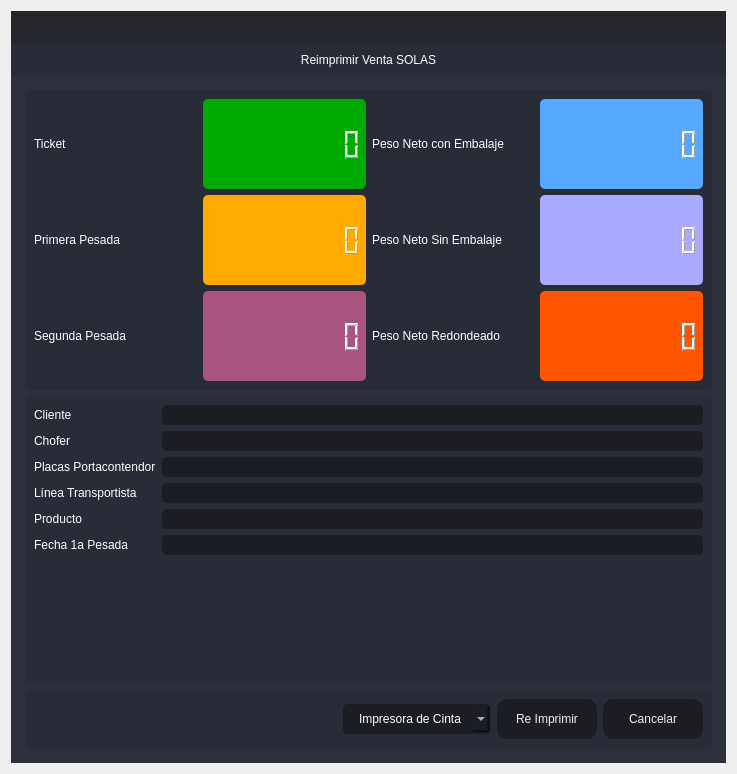
<?xml version="1.0" encoding="UTF-8"?>
<ui version="4.0">
 <class>Destare</class>
 <widget class="QDialog" name="Destare">
  <property name="windowModality">
   <enum>Qt::ApplicationModal</enum>
  </property>
  <property name="geometry">
   <rect>
    <x>0</x>
    <y>0</y>
    <width>737</width>
    <height>774</height>
   </rect>
  </property>
  <property name="minimumSize">
   <size>
    <width>737</width>
    <height>774</height>
   </size>
  </property>
  <property name="maximumSize">
   <size>
    <width>737</width>
    <height>774</height>
   </size>
  </property>
  <property name="windowTitle">
   <string> Reimpresión de Venta SOLAS</string>
  </property>
  <property name="windowIcon">
   <iconset resource="files.qrc">
    <normaloff>:/16x16/icons/16x16/logo.png</normaloff>:/16x16/icons/16x16/logo.png</iconset>
  </property>
  <layout class="QVBoxLayout" name="verticalLayout_6">
   <item>
    <widget class="QFrame" name="frame_main">
     <property name="styleSheet">
      <string notr="true">/* LINE EDIT */
QLineEdit {
	background-color: rgb(27, 29, 35);
	border-radius: 5px;
	border: 2px solid rgb(27, 29, 35);
	padding-left: 10px;
}
QLineEdit:hover {
	border: 2px solid rgb(64, 71, 88);
}
QLineEdit:focus {
	border: 2px solid rgb(91, 101, 124);
}

/* SCROLL BARS */
QScrollBar:horizontal {
    border: none;
    background: rgb(52, 59, 72);
    height: 14px;
    margin: 0px 21px 0 21px;
	border-radius: 0px;
}
QScrollBar::handle:horizontal {
    background: rgb(85, 170, 255);
    min-width: 25px;
	border-radius: 7px
}
QScrollBar::add-line:horizontal {
    border: none;
    background: rgb(55, 63, 77);
    width: 20px;
	border-top-right-radius: 7px;
    border-bottom-right-radius: 7px;
    subcontrol-position: right;
    subcontrol-origin: margin;
}
QScrollBar::sub-line:horizontal {
    border: none;
    background: rgb(55, 63, 77);
    width: 20px;
	border-top-left-radius: 7px;
    border-bottom-left-radius: 7px;
    subcontrol-position: left;
    subcontrol-origin: margin;
}
QScrollBar::up-arrow:horizontal, QScrollBar::down-arrow:horizontal
{
     background: none;
}
QScrollBar::add-page:horizontal, QScrollBar::sub-page:horizontal
{
     background: none;
}
 QScrollBar:vertical {
	border: none;
    background: rgb(52, 59, 72);
    width: 14px;
    margin: 21px 0 21px 0;
	border-radius: 0px;
 }
 QScrollBar::handle:vertical {	
	background: rgb(85, 170, 255);
    min-height: 25px;
	border-radius: 7px
 }
 QScrollBar::add-line:vertical {
     border: none;
    background: rgb(55, 63, 77);
     height: 20px;
	border-bottom-left-radius: 7px;
    border-bottom-right-radius: 7px;
     subcontrol-position: bottom;
     subcontrol-origin: margin;
 }
 QScrollBar::sub-line:vertical {
	border: none;
    background: rgb(55, 63, 77);
     height: 20px;
	border-top-left-radius: 7px;
    border-top-right-radius: 7px;
     subcontrol-position: top;
     subcontrol-origin: margin;
 }
 QScrollBar::up-arrow:vertical, QScrollBar::down-arrow:vertical {
     background: none;
 }

 QScrollBar::add-page:vertical, QScrollBar::sub-page:vertical {
     background: none;
 }

/* CHECKBOX */
QCheckBox::indicator {
    border: 3px solid rgb(52, 59, 72);
	width: 15px;
	height: 15px;
	border-radius: 10px;
    background: rgb(44, 49, 60);
}
QCheckBox::indicator:hover {
    border: 3px solid rgb(58, 66, 81);
}
QCheckBox::indicator:checked {
    background: 3px solid rgb(52, 59, 72);
	border: 3px solid rgb(52, 59, 72);	
	background-image: url(:/16x16/icons/16x16/cil-check-alt.png);
}

/* RADIO BUTTON */
QRadioButton::indicator {
    border: 3px solid rgb(52, 59, 72);
	width: 15px;
	height: 15px;
	border-radius: 10px;
    background: rgb(44, 49, 60);
}
QRadioButton::indicator:hover {
    border: 3px solid rgb(58, 66, 81);
}
QRadioButton::indicator:checked {
    background: 3px solid rgb(94, 106, 130);
	border: 3px solid rgb(52, 59, 72);	
}

/* COMBOBOX */
QComboBox{
	background-color: rgb(27, 29, 35);
	border-radius: 5px;
	border: 2px solid rgb(27, 29, 35);
	padding: 5px;
	padding-left: 10px;
}
QComboBox:hover{
	border: 2px solid rgb(64, 71, 88);
}
QComboBox::drop-down {
	subcontrol-origin: padding;
	subcontrol-position: top right;
	width: 25px; 
	border-left-width: 3px;
	border-left-color: rgba(39, 44, 54, 150);
	border-left-style: solid;
	border-top-right-radius: 3px;
	border-bottom-right-radius: 3px;	
	background-image: url(:/16x16/icons/16x16/cil-arrow-bottom.png);
	background-position: center;
	background-repeat: no-reperat;
 }
QComboBox QAbstractItemView {
	color: rgb(85, 170, 255);	
	background-color: rgb(27, 29, 35);
	padding: 10px;
	selection-background-color: rgb(39, 44, 54);
}

/* SLIDERS */
QSlider::groove:horizontal {
    border-radius: 9px;
    height: 18px;
	margin: 0px;
	background-color: rgb(52, 59, 72);
}
QSlider::groove:horizontal:hover {
	background-color: rgb(55, 62, 76);
}
QSlider::handle:horizontal {
    background-color: rgb(85, 170, 255);
    border: none;
    height: 18px;
    width: 18px;
    margin: 0px;
	border-radius: 9px;
}
QSlider::handle:horizontal:hover {
    background-color: rgb(105, 180, 255);
}
QSlider::handle:horizontal:pressed {
    background-color: rgb(65, 130, 195);
}

QSlider::groove:vertical {
    border-radius: 9px;
    width: 18px;
    margin: 0px;
	background-color: rgb(52, 59, 72);
}
QSlider::groove:vertical:hover {
	background-color: rgb(55, 62, 76);
}
QSlider::handle:vertical {
    background-color: rgb(85, 170, 255);
	border: none;
    height: 18px;
    width: 18px;
    margin: 0px;
	border-radius: 9px;
}
QSlider::handle:vertical:hover {
    background-color: rgb(105, 180, 255);
}
QSlider::handle:vertical:pressed {
    background-color: rgb(65, 130, 195);
}

</string>
     </property>
     <property name="frameShape">
      <enum>QFrame::NoFrame</enum>
     </property>
     <property name="frameShadow">
      <enum>QFrame::Raised</enum>
     </property>
     <layout class="QVBoxLayout" name="verticalLayout">
      <property name="spacing">
       <number>0</number>
      </property>
      <property name="leftMargin">
       <number>0</number>
      </property>
      <property name="topMargin">
       <number>0</number>
      </property>
      <property name="rightMargin">
       <number>0</number>
      </property>
      <property name="bottomMargin">
       <number>0</number>
      </property>
      <item>
       <widget class="QFrame" name="frame_top">
        <property name="minimumSize">
         <size>
          <width>0</width>
          <height>65</height>
         </size>
        </property>
        <property name="maximumSize">
         <size>
          <width>16777215</width>
          <height>65</height>
         </size>
        </property>
        <property name="styleSheet">
         <string notr="true">background-color: transparent;</string>
        </property>
        <property name="frameShape">
         <enum>QFrame::NoFrame</enum>
        </property>
        <property name="frameShadow">
         <enum>QFrame::Raised</enum>
        </property>
        <layout class="QHBoxLayout" name="horizontalLayout_3">
         <property name="spacing">
          <number>0</number>
         </property>
         <property name="leftMargin">
          <number>0</number>
         </property>
         <property name="topMargin">
          <number>0</number>
         </property>
         <property name="rightMargin">
          <number>0</number>
         </property>
         <property name="bottomMargin">
          <number>0</number>
         </property>
         <item>
          <widget class="QFrame" name="frame_toggle">
           <property name="maximumSize">
            <size>
             <width>70</width>
             <height>16777215</height>
            </size>
           </property>
           <property name="styleSheet">
            <string notr="true">background-color: rgb(27, 29, 35);</string>
           </property>
           <property name="frameShape">
            <enum>QFrame::NoFrame</enum>
           </property>
           <property name="frameShadow">
            <enum>QFrame::Raised</enum>
           </property>
           <layout class="QVBoxLayout" name="verticalLayout_3">
            <property name="spacing">
             <number>0</number>
            </property>
            <property name="leftMargin">
             <number>0</number>
            </property>
            <property name="topMargin">
             <number>0</number>
            </property>
            <property name="rightMargin">
             <number>0</number>
            </property>
            <property name="bottomMargin">
             <number>0</number>
            </property>
           </layout>
          </widget>
         </item>
         <item>
          <widget class="QFrame" name="frame_top_right">
           <property name="styleSheet">
            <string notr="true">background: transparent;</string>
           </property>
           <property name="frameShape">
            <enum>QFrame::NoFrame</enum>
           </property>
           <property name="frameShadow">
            <enum>QFrame::Raised</enum>
           </property>
           <layout class="QVBoxLayout" name="verticalLayout_2">
            <property name="spacing">
             <number>0</number>
            </property>
            <property name="leftMargin">
             <number>0</number>
            </property>
            <property name="topMargin">
             <number>0</number>
            </property>
            <property name="rightMargin">
             <number>0</number>
            </property>
            <property name="bottomMargin">
             <number>0</number>
            </property>
            <item>
             <widget class="QFrame" name="frame_top_btns">
              <property name="maximumSize">
               <size>
                <width>16777215</width>
                <height>42</height>
               </size>
              </property>
              <property name="styleSheet">
               <string notr="true">background-color: rgba(27, 29, 35, 200)</string>
              </property>
              <property name="frameShape">
               <enum>QFrame::NoFrame</enum>
              </property>
              <property name="frameShadow">
               <enum>QFrame::Raised</enum>
              </property>
              <layout class="QHBoxLayout" name="horizontalLayout_4">
               <property name="spacing">
                <number>0</number>
               </property>
               <property name="leftMargin">
                <number>0</number>
               </property>
               <property name="topMargin">
                <number>0</number>
               </property>
               <property name="rightMargin">
                <number>0</number>
               </property>
               <property name="bottomMargin">
                <number>0</number>
               </property>
               <item>
                <widget class="QFrame" name="frame_label_top_btns">
                 <property name="sizePolicy">
                  <sizepolicy hsizetype="Expanding" vsizetype="Preferred">
                   <horstretch>0</horstretch>
                   <verstretch>0</verstretch>
                  </sizepolicy>
                 </property>
                 <property name="frameShape">
                  <enum>QFrame::NoFrame</enum>
                 </property>
                 <property name="frameShadow">
                  <enum>QFrame::Raised</enum>
                 </property>
                 <layout class="QHBoxLayout" name="horizontalLayout_10">
                  <property name="spacing">
                   <number>0</number>
                  </property>
                  <property name="leftMargin">
                   <number>5</number>
                  </property>
                  <property name="topMargin">
                   <number>0</number>
                  </property>
                  <property name="rightMargin">
                   <number>10</number>
                  </property>
                  <property name="bottomMargin">
                   <number>0</number>
                  </property>
                 </layout>
                </widget>
               </item>
               <item alignment="Qt::AlignRight">
                <widget class="QFrame" name="frame_btns_right">
                 <property name="sizePolicy">
                  <sizepolicy hsizetype="Expanding" vsizetype="Preferred">
                   <horstretch>0</horstretch>
                   <verstretch>0</verstretch>
                  </sizepolicy>
                 </property>
                 <property name="maximumSize">
                  <size>
                   <width>120</width>
                   <height>16777215</height>
                  </size>
                 </property>
                 <property name="frameShape">
                  <enum>QFrame::NoFrame</enum>
                 </property>
                 <property name="frameShadow">
                  <enum>QFrame::Raised</enum>
                 </property>
                 <layout class="QHBoxLayout" name="horizontalLayout_5">
                  <property name="spacing">
                   <number>0</number>
                  </property>
                  <property name="leftMargin">
                   <number>0</number>
                  </property>
                  <property name="topMargin">
                   <number>0</number>
                  </property>
                  <property name="rightMargin">
                   <number>0</number>
                  </property>
                  <property name="bottomMargin">
                   <number>0</number>
                  </property>
                 </layout>
                </widget>
               </item>
              </layout>
             </widget>
            </item>
            <item>
             <widget class="QFrame" name="frame_top_info">
              <property name="maximumSize">
               <size>
                <width>16777215</width>
                <height>65</height>
               </size>
              </property>
              <property name="styleSheet">
               <string notr="true">background-color: rgb(39, 44, 54);</string>
              </property>
              <property name="frameShape">
               <enum>QFrame::NoFrame</enum>
              </property>
              <property name="frameShadow">
               <enum>QFrame::Raised</enum>
              </property>
              <layout class="QHBoxLayout" name="horizontalLayout_8">
               <property name="spacing">
                <number>0</number>
               </property>
               <property name="leftMargin">
                <number>10</number>
               </property>
               <property name="topMargin">
                <number>0</number>
               </property>
               <property name="rightMargin">
                <number>10</number>
               </property>
               <property name="bottomMargin">
                <number>0</number>
               </property>
               <item>
                <widget class="QLabel" name="label">
                 <property name="styleSheet">
                  <string notr="true">font: 75 16pt &quot;MS Shell Dlg 2&quot;;
color: rgb(255, 255, 255);</string>
                 </property>
                 <property name="text">
                  <string>Reimprimir Venta SOLAS</string>
                 </property>
                 <property name="alignment">
                  <set>Qt::AlignCenter</set>
                 </property>
                </widget>
               </item>
              </layout>
             </widget>
            </item>
           </layout>
          </widget>
         </item>
        </layout>
       </widget>
      </item>
      <item>
       <widget class="QFrame" name="frame_center">
        <property name="sizePolicy">
         <sizepolicy hsizetype="Expanding" vsizetype="Expanding">
          <horstretch>0</horstretch>
          <verstretch>0</verstretch>
         </sizepolicy>
        </property>
        <property name="styleSheet">
         <string notr="true">background-color: rgb(40, 44, 52);</string>
        </property>
        <property name="frameShape">
         <enum>QFrame::NoFrame</enum>
        </property>
        <property name="frameShadow">
         <enum>QFrame::Raised</enum>
        </property>
        <layout class="QHBoxLayout" name="horizontalLayout_2">
         <property name="spacing">
          <number>0</number>
         </property>
         <property name="leftMargin">
          <number>0</number>
         </property>
         <property name="topMargin">
          <number>0</number>
         </property>
         <property name="rightMargin">
          <number>0</number>
         </property>
         <property name="bottomMargin">
          <number>0</number>
         </property>
         <item>
          <widget class="QFrame" name="frame_content_right">
           <property name="styleSheet">
            <string notr="true">background-color: rgb(44, 49, 60);</string>
           </property>
           <property name="frameShape">
            <enum>QFrame::NoFrame</enum>
           </property>
           <property name="frameShadow">
            <enum>QFrame::Raised</enum>
           </property>
           <layout class="QVBoxLayout" name="verticalLayout_4">
            <property name="spacing">
             <number>0</number>
            </property>
            <property name="leftMargin">
             <number>0</number>
            </property>
            <property name="topMargin">
             <number>0</number>
            </property>
            <property name="rightMargin">
             <number>0</number>
            </property>
            <property name="bottomMargin">
             <number>0</number>
            </property>
            <item>
             <widget class="QFrame" name="frame_content">
              <property name="frameShape">
               <enum>QFrame::NoFrame</enum>
              </property>
              <property name="frameShadow">
               <enum>QFrame::Raised</enum>
              </property>
              <layout class="QVBoxLayout" name="verticalLayout_9">
               <property name="spacing">
                <number>0</number>
               </property>
               <property name="leftMargin">
                <number>5</number>
               </property>
               <property name="topMargin">
                <number>5</number>
               </property>
               <property name="rightMargin">
                <number>5</number>
               </property>
               <property name="bottomMargin">
                <number>5</number>
               </property>
               <item>
                <widget class="QStackedWidget" name="stackedWidget">
                 <property name="styleSheet">
                  <string notr="true">background: transparent;</string>
                 </property>
                 <property name="currentIndex">
                  <number>0</number>
                 </property>
                 <widget class="QWidget" name="page_home">
                  <layout class="QVBoxLayout" name="verticalLayout_10">
                   <item>
                    <widget class="QFrame" name="frame">
                     <property name="minimumSize">
                      <size>
                       <width>0</width>
                       <height>300</height>
                      </size>
                     </property>
                     <property name="maximumSize">
                      <size>
                       <width>16777215</width>
                       <height>300</height>
                      </size>
                     </property>
                     <property name="styleSheet">
                      <string notr="true">background-color: rgb(39, 44, 54);
border-radius: 5px;</string>
                     </property>
                     <property name="frameShape">
                      <enum>QFrame::StyledPanel</enum>
                     </property>
                     <property name="frameShadow">
                      <enum>QFrame::Raised</enum>
                     </property>
                     <layout class="QHBoxLayout" name="horizontalLayout_6">
                      <item>
                       <layout class="QGridLayout" name="gridLayout_2">
                        <item row="1" column="2">
                         <widget class="QLabel" name="label_5">
                          <property name="styleSheet">
                           <string notr="true">color: rgb(255, 255, 255);
font: 75 12pt &quot;MS Shell Dlg 2&quot;;</string>
                          </property>
                          <property name="text">
                           <string>Peso Neto Sin Embalaje</string>
                          </property>
                         </widget>
                        </item>
                        <item row="1" column="1">
                         <widget class="QLCDNumber" name="lcdNumber_3">
                          <property name="styleSheet">
                           <string notr="true">color: rgb(255, 255, 255);
background-color: rgb(255, 170, 0);</string>
                          </property>
                          <property name="digitCount">
                           <number>10</number>
                          </property>
                         </widget>
                        </item>
                        <item row="1" column="3">
                         <widget class="QLCDNumber" name="lcdNumber_4">
                          <property name="styleSheet">
                           <string notr="true">color: rgb(255, 255, 255);
background-color: rgb(170, 170, 255);</string>
                          </property>
                          <property name="digitCount">
                           <number>10</number>
                          </property>
                         </widget>
                        </item>
                        <item row="0" column="3">
                         <widget class="QLCDNumber" name="lcdNumber_1">
                          <property name="styleSheet">
                           <string notr="true">color: rgb(255, 255, 255);
background-color: rgb(85, 170, 255);</string>
                          </property>
                          <property name="digitCount">
                           <number>10</number>
                          </property>
                         </widget>
                        </item>
                        <item row="2" column="3">
                         <widget class="QLCDNumber" name="lcdNumber_6">
                          <property name="styleSheet">
                           <string notr="true">color: rgb(255, 255, 255);
background-color: rgb(255, 85, 0);</string>
                          </property>
                          <property name="digitCount">
                           <number>10</number>
                          </property>
                         </widget>
                        </item>
                        <item row="0" column="0">
                         <widget class="QLabel" name="label_2">
                          <property name="styleSheet">
                           <string notr="true">color: rgb(255, 255, 255);
font: 75 12pt &quot;MS Shell Dlg 2&quot;;</string>
                          </property>
                          <property name="text">
                           <string>Ticket</string>
                          </property>
                         </widget>
                        </item>
                        <item row="1" column="0">
                         <widget class="QLabel" name="label_4">
                          <property name="styleSheet">
                           <string notr="true">color: rgb(255, 255, 255);
font: 75 12pt &quot;MS Shell Dlg 2&quot;;</string>
                          </property>
                          <property name="text">
                           <string>Primera Pesada</string>
                          </property>
                         </widget>
                        </item>
                        <item row="0" column="1">
                         <widget class="QLCDNumber" name="lcdNumber_9">
                          <property name="styleSheet">
                           <string notr="true">color: rgb(255, 255, 255);
background-color: rgb(0, 170, 0);</string>
                          </property>
                          <property name="digitCount">
                           <number>10</number>
                          </property>
                         </widget>
                        </item>
                        <item row="2" column="0">
                         <widget class="QLabel" name="label_6">
                          <property name="styleSheet">
                           <string notr="true">color: rgb(255, 255, 255);
font: 75 12pt &quot;MS Shell Dlg 2&quot;;</string>
                          </property>
                          <property name="text">
                           <string>Segunda Pesada</string>
                          </property>
                         </widget>
                        </item>
                        <item row="0" column="2">
                         <widget class="QLabel" name="label_3">
                          <property name="styleSheet">
                           <string notr="true">color: rgb(255, 255, 255);
font: 75 12pt &quot;MS Shell Dlg 2&quot;;</string>
                          </property>
                          <property name="text">
                           <string>Peso Neto con Embalaje</string>
                          </property>
                         </widget>
                        </item>
                        <item row="2" column="2">
                         <widget class="QLabel" name="label_7">
                          <property name="styleSheet">
                           <string notr="true">color: rgb(255, 255, 255);
font: 75 12pt &quot;MS Shell Dlg 2&quot;;</string>
                          </property>
                          <property name="text">
                           <string>Peso Neto Redondeado</string>
                          </property>
                         </widget>
                        </item>
                        <item row="2" column="1">
                         <widget class="QLCDNumber" name="lcdNumber_7">
                          <property name="styleSheet">
                           <string notr="true">color: rgb(255, 255, 255);
background-color: rgb(170, 85, 127);</string>
                          </property>
                          <property name="digitCount">
                           <number>10</number>
                          </property>
                         </widget>
                        </item>
                       </layout>
                      </item>
                     </layout>
                    </widget>
                   </item>
                   <item>
                    <widget class="QFrame" name="frame_3">
                     <property name="minimumSize">
                      <size>
                       <width>0</width>
                       <height>160</height>
                      </size>
                     </property>
                     <property name="maximumSize">
                      <size>
                       <width>16777215</width>
                       <height>500</height>
                      </size>
                     </property>
                     <property name="styleSheet">
                      <string notr="true">background-color: rgb(39, 44, 54);
border-radius: 5px;</string>
                     </property>
                     <property name="frameShape">
                      <enum>QFrame::StyledPanel</enum>
                     </property>
                     <property name="frameShadow">
                      <enum>QFrame::Raised</enum>
                     </property>
                     <layout class="QVBoxLayout" name="verticalLayout_5">
                      <item>
                       <layout class="QFormLayout" name="formLayout">
                        <item row="0" column="0">
                         <widget class="QLabel" name="label_8">
                          <property name="styleSheet">
                           <string notr="true">color: rgb(255, 255, 255);
font: 75 12pt &quot;MS Shell Dlg 2&quot;;</string>
                          </property>
                          <property name="text">
                           <string>Cliente</string>
                          </property>
                         </widget>
                        </item>
                        <item row="0" column="1">
                         <widget class="QLineEdit" name="Cliente">
                          <property name="styleSheet">
                           <string notr="true">QLineEdit {
	background-color: rgb(27, 29, 35);
	border-radius: 5px;
	border: 2px solid rgb(27, 29, 35);
	padding-left: 10px;
	font: 75 12pt &quot;MS Shell Dlg 2&quot;;
	color: rgb(255, 255, 255);
}
QLineEdit:hover {
	border: 2px solid rgb(64, 71, 88);
}
QLineEdit:focus {
	border: 2px solid rgb(91, 101, 124);
}</string>
                          </property>
                          <property name="readOnly">
                           <bool>true</bool>
                          </property>
                         </widget>
                        </item>
                        <item row="1" column="0">
                         <widget class="QLabel" name="label_9">
                          <property name="styleSheet">
                           <string notr="true">color: rgb(255, 255, 255);
font: 75 12pt &quot;MS Shell Dlg 2&quot;;</string>
                          </property>
                          <property name="text">
                           <string>Chofer</string>
                          </property>
                         </widget>
                        </item>
                        <item row="1" column="1">
                         <widget class="QLineEdit" name="Operador">
                          <property name="styleSheet">
                           <string notr="true">QLineEdit {
	background-color: rgb(27, 29, 35);
	border-radius: 5px;
	border: 2px solid rgb(27, 29, 35);
	padding-left: 10px;
	font: 75 12pt &quot;MS Shell Dlg 2&quot;;
	color: rgb(255, 255, 255);
}
QLineEdit:hover {
	border: 2px solid rgb(64, 71, 88);
}
QLineEdit:focus {
	border: 2px solid rgb(91, 101, 124);
}</string>
                          </property>
                          <property name="readOnly">
                           <bool>true</bool>
                          </property>
                         </widget>
                        </item>
                        <item row="2" column="0">
                         <widget class="QLabel" name="label_10">
                          <property name="styleSheet">
                           <string notr="true">color: rgb(255, 255, 255);
font: 75 12pt &quot;MS Shell Dlg 2&quot;;</string>
                          </property>
                          <property name="text">
                           <string>Placas Portacontendor</string>
                          </property>
                         </widget>
                        </item>
                        <item row="2" column="1">
                         <widget class="QLineEdit" name="Placas">
                          <property name="styleSheet">
                           <string notr="true">QLineEdit {
	background-color: rgb(27, 29, 35);
	border-radius: 5px;
	border: 2px solid rgb(27, 29, 35);
	padding-left: 10px;
	font: 75 12pt &quot;MS Shell Dlg 2&quot;;
	color: rgb(255, 255, 255);
}
QLineEdit:hover {
	border: 2px solid rgb(64, 71, 88);
}
QLineEdit:focus {
	border: 2px solid rgb(91, 101, 124);
}</string>
                          </property>
                          <property name="readOnly">
                           <bool>true</bool>
                          </property>
                         </widget>
                        </item>
                        <item row="3" column="0">
                         <widget class="QLabel" name="label_14">
                          <property name="styleSheet">
                           <string notr="true">color: rgb(255, 255, 255);
font: 75 12pt &quot;MS Shell Dlg 2&quot;;</string>
                          </property>
                          <property name="text">
                           <string>Línea Transportista</string>
                          </property>
                         </widget>
                        </item>
                        <item row="3" column="1">
                         <widget class="QLineEdit" name="Linea">
                          <property name="styleSheet">
                           <string notr="true">QLineEdit {
	background-color: rgb(27, 29, 35);
	border-radius: 5px;
	border: 2px solid rgb(27, 29, 35);
	padding-left: 10px;
	font: 75 12pt &quot;MS Shell Dlg 2&quot;;
	color: rgb(255, 255, 255);
}
QLineEdit:hover {
	border: 2px solid rgb(64, 71, 88);
}
QLineEdit:focus {
	border: 2px solid rgb(91, 101, 124);
}</string>
                          </property>
                          <property name="readOnly">
                           <bool>true</bool>
                          </property>
                         </widget>
                        </item>
                        <item row="4" column="0">
                         <widget class="QLabel" name="label_11">
                          <property name="styleSheet">
                           <string notr="true">color: rgb(255, 255, 255);
font: 75 12pt &quot;MS Shell Dlg 2&quot;;</string>
                          </property>
                          <property name="text">
                           <string>Producto</string>
                          </property>
                         </widget>
                        </item>
                        <item row="4" column="1">
                         <widget class="QLineEdit" name="Producto">
                          <property name="styleSheet">
                           <string notr="true">QLineEdit {
	background-color: rgb(27, 29, 35);
	border-radius: 5px;
	border: 2px solid rgb(27, 29, 35);
	padding-left: 10px;
	font: 75 12pt &quot;MS Shell Dlg 2&quot;;
	color: rgb(255, 255, 255);
}
QLineEdit:hover {
	border: 2px solid rgb(64, 71, 88);
}
QLineEdit:focus {
	border: 2px solid rgb(91, 101, 124);
}</string>
                          </property>
                          <property name="readOnly">
                           <bool>true</bool>
                          </property>
                         </widget>
                        </item>
                        <item row="5" column="0">
                         <widget class="QLabel" name="label_12">
                          <property name="styleSheet">
                           <string notr="true">color: rgb(255, 255, 255);
font: 75 12pt &quot;MS Shell Dlg 2&quot;;</string>
                          </property>
                          <property name="text">
                           <string>Fecha 1a Pesada</string>
                          </property>
                         </widget>
                        </item>
                        <item row="5" column="1">
                         <widget class="QLineEdit" name="EFecha">
                          <property name="styleSheet">
                           <string notr="true">QLineEdit {
	background-color: rgb(27, 29, 35);
	border-radius: 5px;
	border: 2px solid rgb(27, 29, 35);
	padding-left: 10px;
	font: 75 12pt &quot;MS Shell Dlg 2&quot;;
	color: rgb(255, 255, 255);
}
QLineEdit:hover {
	border: 2px solid rgb(64, 71, 88);
}
QLineEdit:focus {
	border: 2px solid rgb(91, 101, 124);
}</string>
                          </property>
                          <property name="readOnly">
                           <bool>true</bool>
                          </property>
                         </widget>
                        </item>
                       </layout>
                      </item>
                     </layout>
                    </widget>
                   </item>
                   <item>
                    <widget class="QFrame" name="frame_2">
                     <property name="minimumSize">
                      <size>
                       <width>0</width>
                       <height>60</height>
                      </size>
                     </property>
                     <property name="maximumSize">
                      <size>
                       <width>16777215</width>
                       <height>60</height>
                      </size>
                     </property>
                     <property name="styleSheet">
                      <string notr="true">background-color: rgb(39, 44, 54);
border-radius: 5px;</string>
                     </property>
                     <property name="frameShape">
                      <enum>QFrame::StyledPanel</enum>
                     </property>
                     <property name="frameShadow">
                      <enum>QFrame::Raised</enum>
                     </property>
                     <layout class="QHBoxLayout" name="horizontalLayout_9">
                      <item>
                       <layout class="QGridLayout" name="gridLayout">
                        <item row="0" column="0">
                         <spacer name="horizontalSpacer">
                          <property name="orientation">
                           <enum>Qt::Horizontal</enum>
                          </property>
                          <property name="sizeHint" stdset="0">
                           <size>
                            <width>40</width>
                            <height>20</height>
                           </size>
                          </property>
                         </spacer>
                        </item>
                        <item row="0" column="2">
                         <widget class="QPushButton" name="btn_guardar">
                          <property name="minimumSize">
                           <size>
                            <width>100</width>
                            <height>40</height>
                           </size>
                          </property>
                          <property name="styleSheet">
                           <string notr="true">QPushButton {
	border-color: rgb(27, 29, 35);
	font: 75 10pt &quot;MS Shell Dlg 2&quot;;
	color: rgb(240, 240, 240);
	background-color: rgb(27, 29, 35);
	border: 0px solid;
	border-radius: 10px;	
}
QPushButton:hover {
	background-color:rgb(44, 49, 60);
	border-color: rgb(27, 29, 35);
	border: 2px solid;
}</string>
                          </property>
                          <property name="text">
                           <string>Re Imprimir</string>
                          </property>
                         </widget>
                        </item>
                        <item row="0" column="3">
                         <widget class="QPushButton" name="btnr">
                          <property name="minimumSize">
                           <size>
                            <width>100</width>
                            <height>40</height>
                           </size>
                          </property>
                          <property name="styleSheet">
                           <string notr="true">QPushButton {
	border-color: rgb(27, 29, 35);
	font: 75 10pt &quot;MS Shell Dlg 2&quot;;
	color: rgb(240, 240, 240);
	background-color: rgb(27, 29, 35);
	border: 0px solid;
	border-radius: 10px;	
}
QPushButton:hover {
	background-color:rgb(44, 49, 60);
	border-color: rgb(27, 29, 35);
	border: 2px solid;
}</string>
                          </property>
                          <property name="text">
                           <string>Cancelar</string>
                          </property>
                         </widget>
                        </item>
                        <item row="0" column="1">
                         <widget class="QComboBox" name="comboBox_impresora">
                          <property name="styleSheet">
                           <string notr="true">QComboBox{
	background-color: rgb(27, 29, 35);
	border-radius: 5px;
	border: 2px solid rgb(27, 29, 35);
	padding: 5px;
	padding-left: 14px;
	color: rgb(255, 255, 255);
    font: 75 12pt &quot;MS Shell Dlg 2&quot;;
}
QComboBox:hover{
	border: 2px solid rgb(64, 71, 88);
}
QComboBox QAbstractItemView {
	color: rgb(85, 170, 255);	
	background-color: rgb(27, 29, 35);
	padding: 10px;
	selection-background-color: rgb(39, 44, 54);
}</string>
                          </property>
                          <item>
                           <property name="text">
                            <string>Impresora de Cinta</string>
                           </property>
                          </item>
                          <item>
                           <property name="text">
                            <string>Impresora Windows</string>
                           </property>
                          </item>
                         </widget>
                        </item>
                       </layout>
                      </item>
                     </layout>
                    </widget>
                   </item>
                  </layout>
                 </widget>
                </widget>
               </item>
              </layout>
             </widget>
            </item>
           </layout>
          </widget>
         </item>
        </layout>
       </widget>
      </item>
     </layout>
    </widget>
   </item>
  </layout>
 </widget>
 <resources>
  <include location="files.qrc"/>
 </resources>
 <connections/>
</ui>
